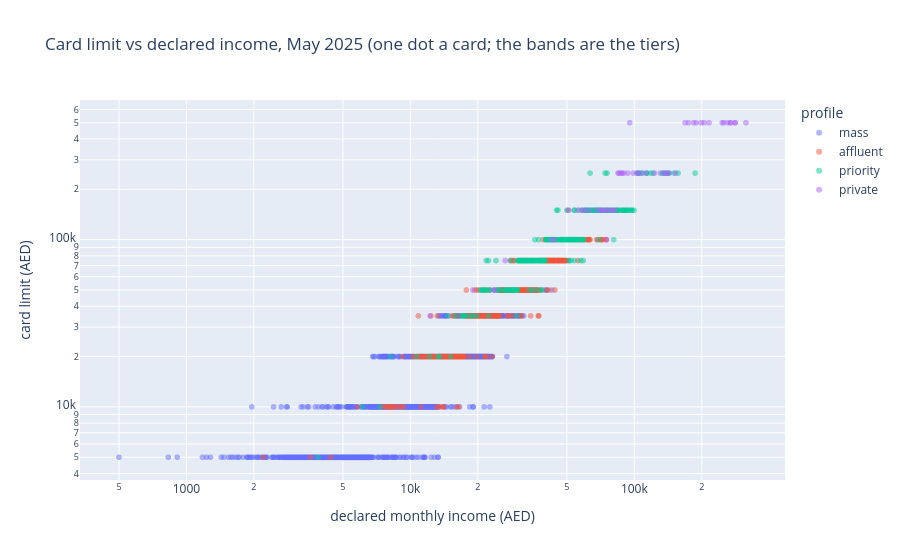
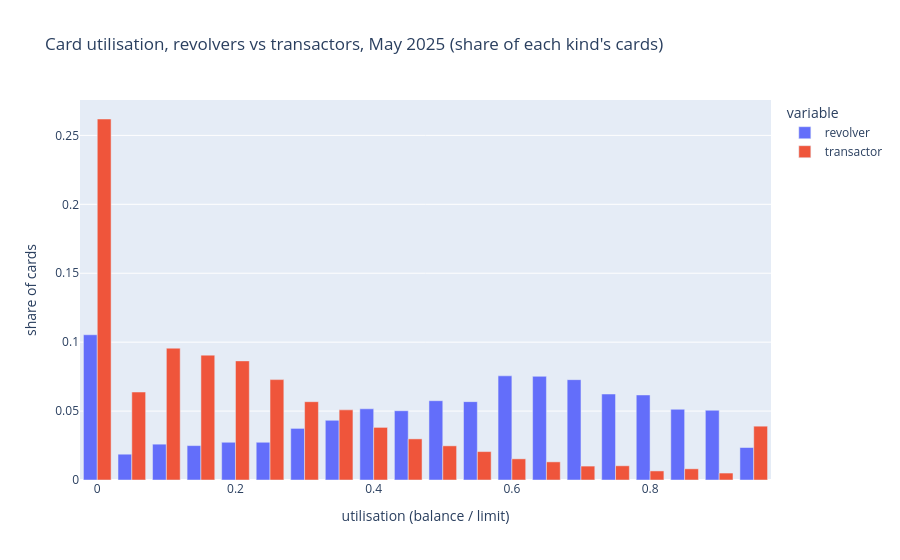

Write notebook code for charts like these, in order.
### Code cell
# Card limits against income: each card's limit is a product tier, set from the profile's multiple
# of true income (declared income shown; clients without one are left out).
holders = may[(may["cc_limit"] > 0) & may["income"].notna()].assign(
    profile=lambda d: d["subsegment"].map(PROFILE_OF)
)
px.scatter(
    holders.sample(min(len(holders), 4_000), random_state=0),
    x="income",
    y="cc_limit",
    color="profile",
    log_x=True,
    log_y=True,
    opacity=0.5,
    labels={"income": "declared monthly income (AED)", "cc_limit": "card limit (AED)"},
    title="Card limit vs declared income, May 2025 (one dot a card; the bands are the tiers)",
).show()
print("Card limit tiers (AED):", spec["levels"]["card"]["limit_tiers"])
print("Share of cards per limit tier, per profile, May 2025")
display(
    pd.crosstab(holders["profile"], holders["cc_limit"], normalize="index")
    .reindex(PROFILES)
    .round(3)
)
hidden = read_output(
    str(DATA), "oracle", ["client_id", "snapshot_month", "revolver_flag"], client_sample=5
)
cards = may.merge(hidden, on=["client_id", "snapshot_month"])
cards = cards[cards["cc_limit"] > 0].assign(
    kind=lambda d: np.where(d["revolver_flag"] == 1, "revolver", "transactor")
)
bins = np.linspace(0, 1, 21)
util = pd.DataFrame(
    {
        kind: np.histogram(part["cc_utilisation_ratio"], bins=bins)[0] / len(part)
        for kind, part in cards.groupby("kind")
    },
    index=bins[:-1].round(2),
)
px.bar(
    util,
    barmode="group",
    labels={"index": "utilisation (balance / limit)", "value": "share of cards"},
    title="Card utilisation, revolvers vs transactors, May 2025 (share of each kind's cards)",
).show()

### Figure 1 — Plotly figure (JSON) as saved in the notebook; plotly's stock layout.template omitted (floating-point values rounded to 4 significant figures; data arrays with more than 128 entries replaced by an {"elided": "..."} marker saying what was removed)
{"data": [{"hovertemplate": "profile=mass<br>declared monthly income (AED)=%{x}<br>card limit (AED)=%{y}<extra></extra>", "legendgroup": "mass", "marker": {"color": "#636efa", "opacity": 0.5, "symbol": "circle"}, "mode": "markers", "name": "mass", "showlegend": true, "x": {"elided": "2974 float values"}, "xaxis": "x", "y": {"elided": "2974 float values"}, "yaxis": "y", "type": "scattergl"}, {"hovertemplate": "profile=affluent<br>declared monthly income (AED)=%{x}<br>card limit (AED)=%{y}<extra></extra>", "legendgroup": "affluent", "marker": {"color": "#EF553B", "opacity": 0.5, "symbol": "circle"}, "mode": "markers", "name": "affluent", "showlegend": true, "x": {"elided": "656 float values"}, "xaxis": "x", "y": {"elided": "656 float values"}, "yaxis": "y", "type": "scattergl"}, {"hovertemplate": "profile=priority<br>declared monthly income (AED)=%{x}<br>card limit (AED)=%{y}<extra></extra>", "legendgroup": "priority", "marker": {"color": "#00cc96", "opacity": 0.5, "symbol": "circle"}, "mode": "markers", "name": "priority", "showlegend": true, "x": {"elided": "314 float values"}, "xaxis": "x", "y": {"elided": "314 float values"}, "yaxis": "y", "type": "scattergl"}, {"hovertemplate": "profile=private<br>declared monthly income (AED)=%{x}<br>card limit (AED)=%{y}<extra></extra>", "legendgroup": "private", "marker": {"color": "#ab63fa", "opacity": 0.5, "symbol": "circle"}, "mode": "markers", "name": "private", "showlegend": true, "x": [60110.0, 81690.0, 281800.0, 137200.0, 268500.0, 58360.0, 103800.0, 43950.0, 142200.0, 250900.0, 189000.0, 72220.0, 87220.0, 80780.0, 62830.0, 95410.0, 85440.0, 204800.0, 130400.0, 93570.0, 67660.0, 184100.0, 26510.0, 71540.0, 261200.0, 23710.0, 78190.0, 315300.0, 246700.0, 75240.0, 76280.0, 199000.0, 74310.0, 152700.0, 88210.0, 89880.0, 113000.0, 23620.0, 55900.0, 215700.0, 141200.0, 51000.0, 268800.0, 70570.0, 137600.0, 281800.0, 123000.0, 12240.0, 42760.0, 84630.0, 103200.0, 19000.0, 108000.0, 168500.0, 174500.0, 98950.0], "xaxis": "x", "y": [150000.0, 150000.0, 500000.0, 250000.0, 500000.0, 150000.0, 250000.0, 100000.0, 250000.0, 500000.0, 500000.0, 150000.0, 250000.0, 150000.0, 150000.0, 500000.0, 250000.0, 500000.0, 250000.0, 250000.0, 150000.0, 500000.0, 75000.0, 150000.0, 500000.0, 50000.0, 150000.0, 500000.0, 500000.0, 100000.0, 150000.0, 500000.0, 150000.0, 250000.0, 250000.0, 250000.0, 250000.0, 50000.0, 150000.0, 500000.0, 250000.0, 150000.0, 500000.0, 150000.0, 250000.0, 500000.0, 250000.0, 35000.0, 100000.0, 250000.0, 250000.0, 50000.0, 250000.0, 500000.0, 500000.0, 250000.0], "yaxis": "y", "type": "scattergl"}], "layout": {"xaxis": {"anchor": "y", "domain": [0.0, 1.0], "title": {"text": "declared monthly income (AED)"}, "type": "log"}, "yaxis": {"anchor": "x", "domain": [0.0, 1.0], "title": {"text": "card limit (AED)"}, "type": "log"}, "legend": {"title": {"text": "profile"}, "tracegroupgap": 0}, "title": {"text": "Card limit vs declared income, May 2025 (one dot a card; the bands are the tiers)"}}}

### Figure 2 — Plotly figure (JSON) as saved in the notebook; plotly's stock layout.template omitted (floating-point values rounded to 4 significant figures)
{"data": [{"alignmentgroup": "True", "hovertemplate": "variable=revolver<br>utilisation (balance / limit)=%{x}<br>share of cards=%{y}<extra></extra>", "legendgroup": "revolver", "marker": {"color": "#636efa", "pattern": {"shape": ""}}, "name": "revolver", "offsetgroup": "revolver", "orientation": "v", "showlegend": true, "textposition": "auto", "x": [0.0, 0.05, 0.1, 0.15, 0.2, 0.25, 0.3, 0.35, 0.4, 0.45, 0.5, 0.55, 0.6, 0.65, 0.7, 0.75, 0.8, 0.85, 0.9, 0.95], "xaxis": "x", "y": [0.1054, 0.01872, 0.026, 0.02496, 0.02738, 0.02738, 0.03744, 0.04333, 0.05165, 0.05026, 0.05754, 0.05685, 0.07556, 0.07522, 0.07279, 0.06239, 0.0617, 0.0513, 0.05061, 0.02357], "yaxis": "y", "type": "bar"}, {"alignmentgroup": "True", "hovertemplate": "variable=transactor<br>utilisation (balance / limit)=%{x}<br>share of cards=%{y}<extra></extra>", "legendgroup": "transactor", "marker": {"color": "#EF553B", "pattern": {"shape": ""}}, "name": "transactor", "offsetgroup": "transactor", "orientation": "v", "showlegend": true, "textposition": "auto", "x": [0.0, 0.05, 0.1, 0.15, 0.2, 0.25, 0.3, 0.35, 0.4, 0.45, 0.5, 0.55, 0.6, 0.65, 0.7, 0.75, 0.8, 0.85, 0.9, 0.95], "xaxis": "x", "y": [0.2619, 0.06383, 0.09564, 0.09059, 0.08642, 0.07282, 0.05681, 0.05089, 0.03817, 0.02983, 0.02479, 0.02062, 0.01535, 0.01316, 0.01009, 0.01031, 0.00658, 0.008116, 0.005045, 0.03904], "yaxis": "y", "type": "bar"}], "layout": {"xaxis": {"anchor": "y", "domain": [0.0, 1.0], "title": {"text": "utilisation (balance / limit)"}}, "yaxis": {"anchor": "x", "domain": [0.0, 1.0], "title": {"text": "share of cards"}}, "legend": {"title": {"text": "variable"}, "tracegroupgap": 0}, "title": {"text": "Card utilisation, revolvers vs transactors, May 2025 (share of each kind's cards)"}, "barmode": "group"}}
